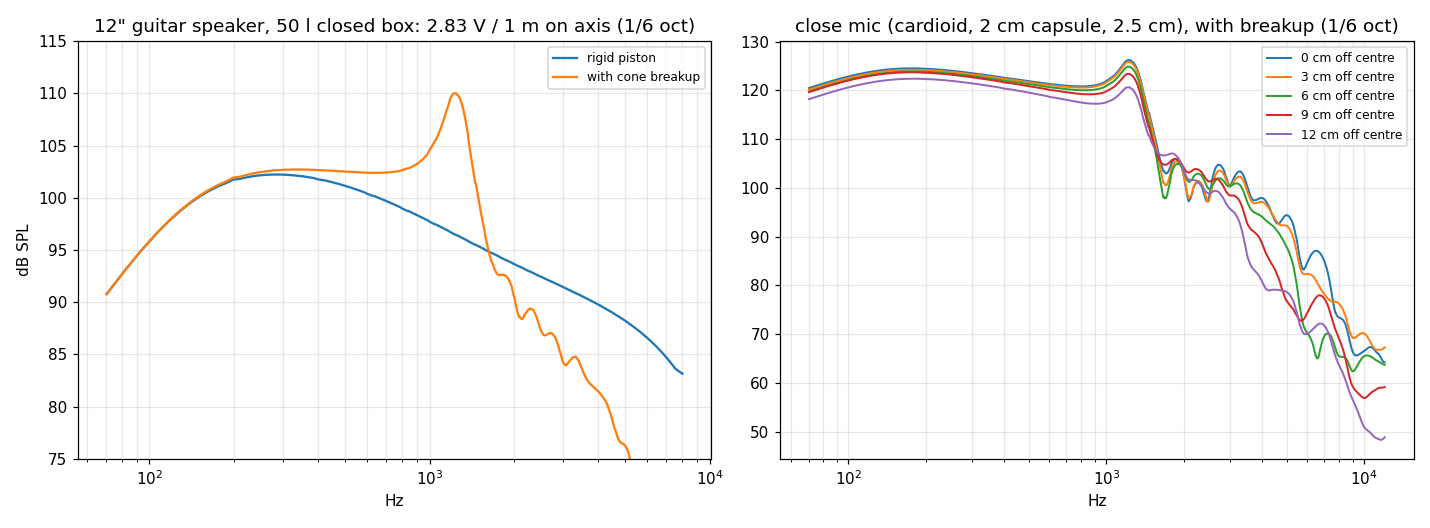

Write the Python code that produced this figure.
#!/usr/bin/env python3
"""The whole speaker with cone breakup: lumped driver + box (analytic network, as
verified in compare.py) x cone breakup + radiation (build/radiation_check).

  left:  SPL at 1 m on axis, 2.83 V -- the speaker's "datasheet" curve -- rigid vs breakup
  right: a close mic (cardioid, 2 cm capsule, 2.5 cm) from the dust cap to the edge, with breakup

  python3 breakup.py [--plot out.png] [radiation_check options, e.g. --eta 0.08 --sr 20]
"""
import argparse, os, subprocess, sys
import numpy as np

HERE = os.path.dirname(os.path.abspath(__file__))
sys.path.insert(0, HERE)
from compare import P, analytic  # noqa: E402

TOOL = os.path.join(HERE, "..", "..", "build", "radiation_check")


def spectrum(*args, fs=48000, n=4096):
    r = subprocess.run([TOOL, "spectrum", "--fs", str(fs), "--n", str(n), *map(str, args)],
                       capture_output=True, text=True, check=True)
    d = np.array([[float(x) for x in ln.split()] for ln in r.stdout.strip().splitlines()])
    return d[:, 0], d[:, 1] + 1j * d[:, 2]


def db(x):
    return 20 * np.log10(np.maximum(np.abs(x), 1e-12))


def smooth(f, y, frac=1 / 6):
    """fractional-octave smoothing of a dB curve (power average)"""
    p = 10 ** (y / 10)
    out = np.empty_like(y)
    for i, fc in enumerate(f):
        m = (f > fc * 2 ** (-frac / 2)) & (f < fc * 2 ** (frac / 2))
        out[i] = 10 * np.log10(np.mean(p[m])) if m.any() else y[i]
    return out


def main():
    ap = argparse.ArgumentParser(allow_abbrev=False, add_help=False)
    ap.add_argument("--plot")
    a, extra = ap.parse_known_args()
    f, rigid = spectrum("--distance", 1.0, "--capsule", 0, "--pattern", 1, *extra)
    f, brk = spectrum("--distance", 1.0, "--capsule", 0, "--pattern", 1, "--breakup", 1, *extra)
    u, _ = analytic(np.maximum(f, 1), P)            # cone (coil) velocity per amp volt
    spl = lambda h: db(2.83 * u * h / 20e-6)
    band = (f > 60) & (f < 8000)
    s_r, s_b = smooth(f[band], spl(rigid)[band]), smooth(f[band], spl(brk)[band])
    fb = f[band]
    print("SPL at 1 m, 2.83 V, 1/6 octave:")
    for fq in [100, 200, 500, 1000, 1500, 2000, 3000, 4000, 5000, 6000]:
        i = np.argmin(np.abs(fb - fq))
        print(f"   {fq:5d} Hz: rigid {s_r[i]:6.1f}   breakup {s_b[i]:6.1f} dB SPL")
    i1 = (fb > 500) & (fb < 5000)
    print(f"   breakup ripple 500 Hz - 5 kHz: {s_b[i1].max() - s_b[i1].min():.1f} dB peak-to-peak")

    if a.plot:
        import matplotlib
        matplotlib.use("Agg")
        import matplotlib.pyplot as plt
        fig, ax = plt.subplots(1, 2, figsize=(13, 4.8))
        ax[0].semilogx(fb, s_r, lw=1.5, label="rigid piston")
        ax[0].semilogx(fb, s_b, lw=1.5, label="with cone breakup")
        ax[0].set_ylim(75, 115)
        ax[0].set_title('12" guitar speaker, 50 l closed box: 2.83 V / 1 m on axis (1/6 oct)')
        ax[0].set_ylabel("dB SPL")
        for off in [0.0, 0.03, 0.06, 0.09, 0.12]:
            f2, h = spectrum("--offset", off, "--distance", 0.025, "--capsule", 0.02, "--pattern", 0.5, "--breakup", 1, *extra)
            u2, _ = analytic(np.maximum(f2, 1), P)
            m = (f2 > 60) & (f2 < 12000)
            ax[1].semilogx(f2[m], smooth(f2[m], db(2.83 * u2[m] * h[m] / 20e-6)), lw=1.3, label=f"{off*100:.0f} cm off centre")
        ax[1].set_title("close mic (cardioid, 2 cm capsule, 2.5 cm), with breakup (1/6 oct)")
        for x in ax:
            x.grid(alpha=0.3, which="both"); x.legend(fontsize=8); x.set_xlabel("Hz")
        fig.tight_layout()
        fig.savefig(a.plot, dpi=110)


if __name__ == "__main__":
    main()
